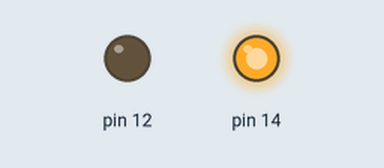
Bench run of a sketch on a simulated Arduino Uno, built with avr-gcc and run on an emulated ATmega328P. On the bench: output pins drawn as LEDs (lit = HIGH).

Above: at 0.5 s.
At 1.5 s:
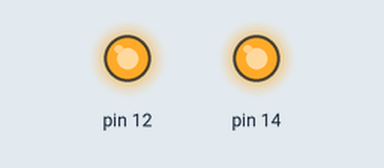
At 2.5 s:
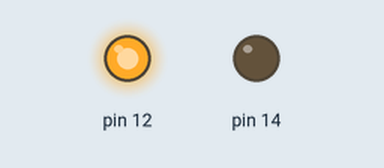
At 3.5 s:
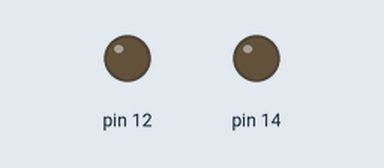
Timing chart, 0 to 5.2 s (numbered marks = the images above):
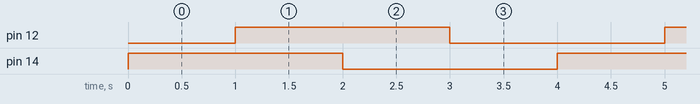

Measured:
- by itself, pin 12, pin 14: alternates HIGH for 2.0 s and LOW for 2.0 s
- by itself, everything shown: repeats every 4.0 s, in 4 steps

The sketch:

LED_nOde.ino
```cpp
/////////////////////////////////
// Generated with a lot of love//
// with TUNIOT FOR ESP8266     //
// Website: Easycoding.tn      //
/////////////////////////////////


void setup()
{
  pinMode(14, OUTPUT);
pinMode(12, OUTPUT);

}


void loop()
{

    digitalWrite(14,HIGH);
    delay(1000);
    digitalWrite(12,HIGH);
    delay(1000);
    digitalWrite(14,LOW);
    delay(1000);
    digitalWrite(12,LOW);
    delay(1000);

}
```
